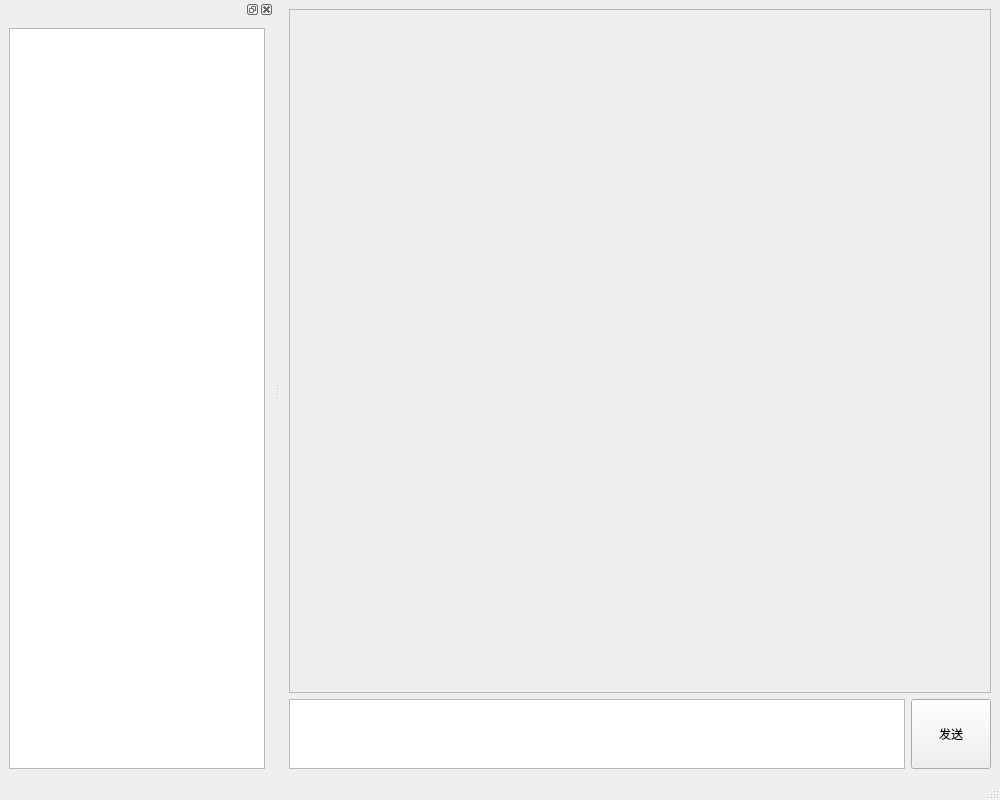
<?xml version="1.0" encoding="UTF-8"?>
<ui version="4.0">
 <class>MainWindow</class>
 <widget class="QMainWindow" name="MainWindow">
  <property name="geometry">
   <rect>
    <x>0</x>
    <y>0</y>
    <width>1000</width>
    <height>800</height>
   </rect>
  </property>
  <property name="windowTitle">
   <string>DeepSeek邮件助手</string>
  </property>
  <widget class="QWidget" name="centralwidget">
   <layout class="QGridLayout" name="gridLayout">
    <item row="1" column="0">
     <widget class="InputEditor" name="input_edit">
      <property name="sizePolicy">
       <sizepolicy hsizetype="Expanding" vsizetype="Preferred">
        <horstretch>0</horstretch>
        <verstretch>1</verstretch>
       </sizepolicy>
      </property>
      <property name="readOnly">
       <bool>false</bool>
      </property>
     </widget>
    </item>
    <item row="1" column="1">
     <widget class="QPushButton" name="send_button">
      <property name="sizePolicy">
       <sizepolicy hsizetype="Minimum" vsizetype="Preferred">
        <horstretch>0</horstretch>
        <verstretch>1</verstretch>
       </sizepolicy>
      </property>
      <property name="text">
       <string>发送</string>
      </property>
     </widget>
    </item>
    <item row="0" column="0" colspan="2">
     <widget class="QTextEdit" name="output_edit">
      <property name="sizePolicy">
       <sizepolicy hsizetype="Expanding" vsizetype="Expanding">
        <horstretch>0</horstretch>
        <verstretch>15</verstretch>
       </sizepolicy>
      </property>
      <property name="styleSheet">
       <string notr="true">#output_edit{
 background: #eeeeee;
}</string>
      </property>
      <property name="readOnly">
       <bool>true</bool>
      </property>
     </widget>
    </item>
   </layout>
  </widget>
  <widget class="QMenuBar" name="menubar">
   <property name="geometry">
    <rect>
     <x>0</x>
     <y>0</y>
     <width>1000</width>
     <height>24</height>
    </rect>
   </property>
  </widget>
  <widget class="QStatusBar" name="statusbar"/>
  <widget class="QDockWidget" name="dockWidget_2">
   <attribute name="dockWidgetArea">
    <number>1</number>
   </attribute>
   <widget class="QWidget" name="dockWidgetContents_2">
    <layout class="QVBoxLayout" name="verticalLayout_2">
     <item>
      <widget class="HistoryListView" name="listView"/>
     </item>
    </layout>
   </widget>
  </widget>
 </widget>
 <customwidgets>
  <customwidget>
   <class>HistoryListView</class>
   <extends>QListView</extends>
   <header>historylistview.h</header>
  </customwidget>
  <customwidget>
   <class>InputEditor</class>
   <extends>QTextEdit</extends>
   <header>inputeditor.h</header>
  </customwidget>
 </customwidgets>
 <resources/>
 <connections/>
</ui>
